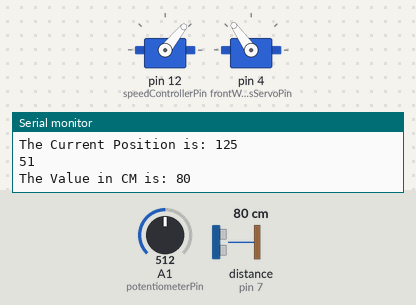
A sketch run on a simulated Arduino Uno, built with avr-gcc and run on an emulated ATmega328P. On the bench: 2 × servo, the last lines printed to the serial monitor. The inputs (shaded band) are chosen by the test bench; at power-on: distance to the obstacle (sensor on pin 7) 80 cm, A1 (potentiometerPin) = 512.

Above: at 4.2 s.
4.3 s: distance to the obstacle (sensor on pin 7) set to 35 cm
7.3 s: distance to the obstacle (sensor on pin 7) set to 30 cm
At 8.1 s:
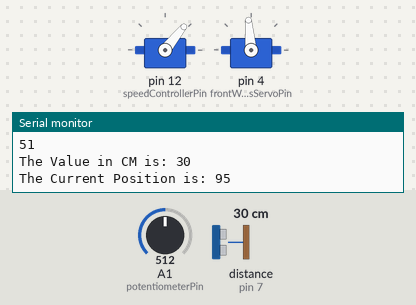
8.8 s: A1 (potentiometerPin) set to 716
At 9.7 s:
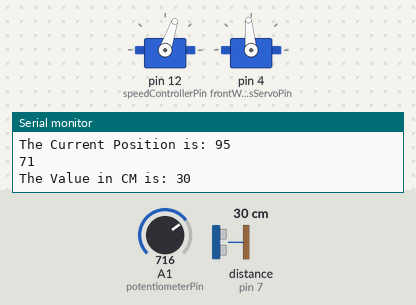
10.3 s: distance to the obstacle (sensor on pin 7) set to 23 cm
13.3 s: distance to the obstacle (sensor on pin 7) set to 18 cm
At 14.5 s:
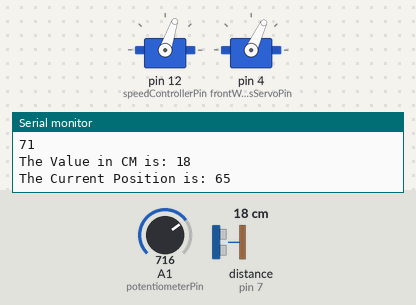
14.8 s: A1 (potentiometerPin) set to 900
At 15.8 s:
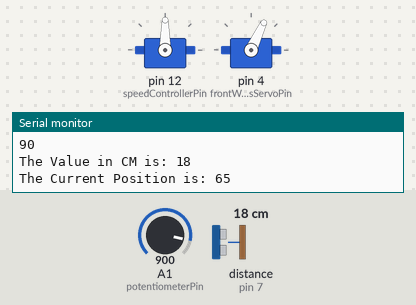
Timing chart, 0 to 17.3 s (numbered marks = the images above; inputs shaded):
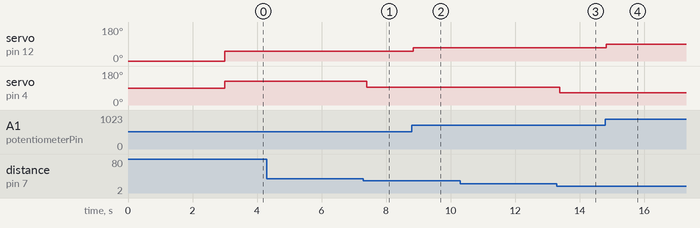

Measured:
- the behaviour switches between 35 and 34 cm on distance to the obstacle (sensor on pin 7) (found by bisection; images 0 and 1)
- the behaviour switches between 21 and 20 cm on distance to the obstacle (sensor on pin 7) (found by bisection; images 2 and 3)
- after the input at 7.3 s, servo on pin 4 (frontWheelsServoPin): 125° → 95° after 0.10 s
- after the input at 8.8 s, servo on pin 12 (speedControllerPin): 51° → 71° at once
- after the input at 13.3 s, servo on pin 4 (frontWheelsServoPin): 95° → 65° after 0.08 s
- after the input at 14.8 s, servo on pin 12 (speedControllerPin): 71° → 90° at once

The sketch:

auto.ino
```cpp
//First you start by including the libraries that you are going to use in your program
#include <Ultrasonic.h>
#include <Servo.h>

//We use the Ultrasonic library for determining the distance to the nearest wall with the ultrasonic sensor on the car
Ultrasonic frontleftUltraSonicSensor(7);

//We use the Servo library for the speed controller(we are treating the speed controller as a servo and setting the speeds from 0-180)
//and the front wheel servo(we use it to control the direction the car travels in)
Servo speedController;
Servo frontWheelsServo;

int potentiometerPin = 1;             //Variable for the potentiometer pin, sets the speed that is passed to the speed controller
int speedControllerPin = 12;          //Variable for settiing the speed controller  pin, sets the speed of the motor
int frontWheelsServoPin = 4;          //Variable for setting the front left servo pin, controls the direction of the car

int currentValue = 0;                     //Variable for the speed that gets passed to the speed controller for the motor
int leftcurrentPositionition = 125;       //Variable for the left-most position of the servo
int rightcurrentPositionition = 65;       //Variable for the right-most position of the servo
int normalcurrentPositionition = 95;  //Variable for the start up position of the servo
int currentPosition = 0;                  //Variable for the current position of the servo

long RangeInCentimeters;              //Variable for the range in meters from the ultra sonic sensor

//Setup gets run at start up and is used to set pins and start the process
void setup() {
  Serial.begin(9600);
  Serial.setTimeout(500);
  Serial.println("Begining Program: Autonomous Drive");

  //Attach the servo's to their appropriate pin's
  speedController.attach(speedControllerPin);
  frontWheelsServo.attach(frontWheelsServoPin);

  //Set the initial speed that the speed controller sets the motor to zero
  speedController.write(0);
  delay(3000);
}

void loop() {
//Get the distance in centimeters from the ultra sonic
  RangeInCentimeters = frontleftUltraSonicSensor.read();
//Read the current value from the sensor
  currentValue = analogRead(potentiometerPin);
//Since the potentiometer increments by 100 units, divide that by 10
  speedController.write(currentValue/10);
 //Print the value that the speed is set to
  Serial.println(currentValue/10);
//Set the position of the servo to the standard position
  frontWheelsServo.write(normalcurrentPositionition);

  //Prints the current ultra sonic sensor value before adjustement
  Serial.print("The Value in CM is: ");
  Serial.println(RangeInCentimeters);

  //Checks for the different values that indicate the correct level of farness from the target and set the direction the car should travel in
  if (RangeInCentimeters >= 35 ){
    currentPosition = leftcurrentPositionition;
    frontWheelsServo.write(currentPosition);
  }

  else if (RangeInCentimeters <= 20){
    currentPosition = rightcurrentPositionition;
    frontWheelsServo.write(currentPosition);
  }

  else if (RangeInCentimeters > 24){
    currentPosition = normalcurrentPositionition;
    frontWheelsServo.write(currentPosition);
  }

  //Prints the adjusted value
  Serial.print("The Current Position is: ");
  Serial.println(currentPosition);

  delay(100);
}
```
